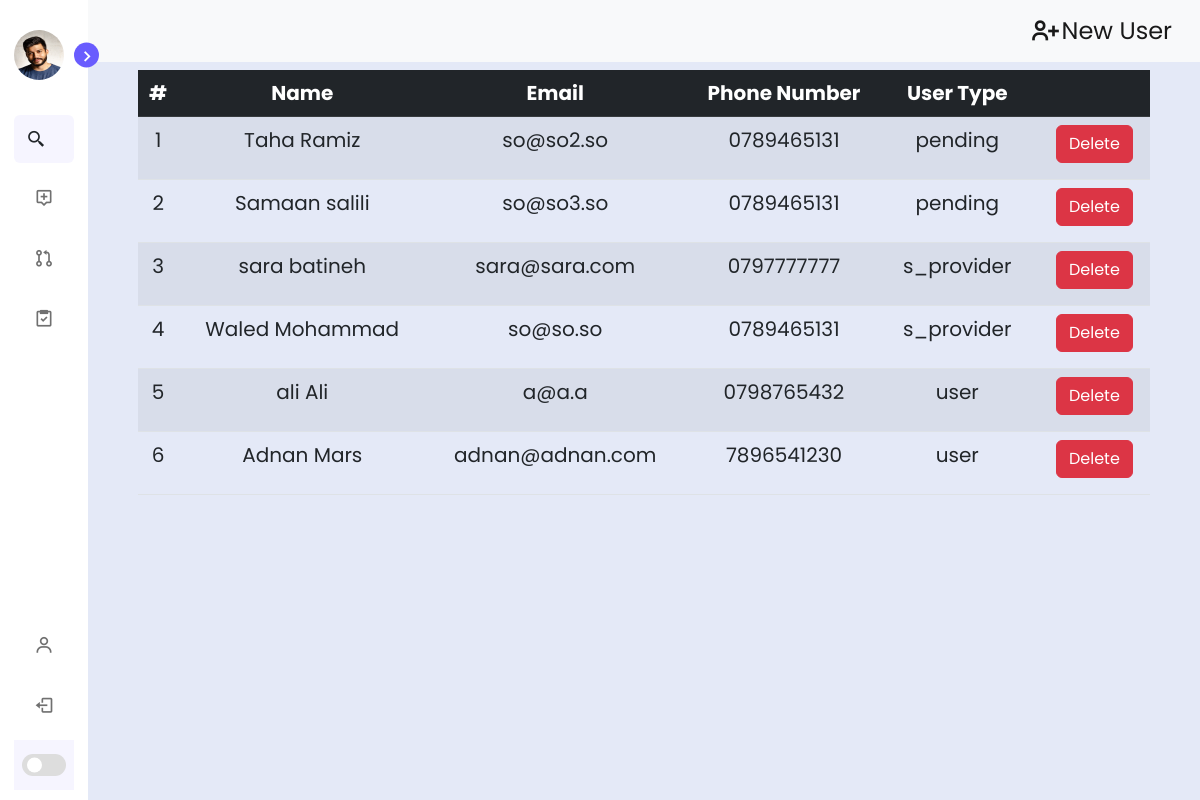
Page /Admin/users1.php (signed in) on the committed database.
### tables this page shows
CREATE TABLE `register` (
  `id` int(255) NOT NULL,
  `fname` varchar(255) NOT NULL,
  `lname` varchar(255) NOT NULL,
  `email` varchar(255) NOT NULL,
  `phone_number` varchar(255) NOT NULL,
  `password` varchar(255) NOT NULL,
  `user_type` varchar(50) NOT NULL DEFAULT 'user'
);

### Admin/users1.php (the view, shortened to what this page needs)
<?php
include "sidebar.php";
include '../processes/_addUser.php'
?>
<section class="home">
    <nav class="navbar navbar-light bg-light ">
        <div class="container-fluid d-flex justify-content-end">
            <a class="navbar-brand fs-4  d-flex align-items-center" href="#" data-bs-toggle="modal" data-bs-target="#exampleModal">
                <i class='bx bx-user-plus fs-2'></i>
                New User
            </a>
        </div>
    </nav>
    <div class="text">
        <table class="table table-striped text-center">
            <thead class="table-dark">
                <tr>
                    <th scope="col">#</th>
                    <th scope="col">Name</th>
                    <th scope="col">Email</th>
                    <th scope="col">Phone Number</th>
                    <th scope="col">User Type</th>
                    <th scope="col"></th>
                </tr>
            </thead>
            <tbody>
                <?php
                $sr = 1;
                $rows = mysqli_query($conn, "SELECT * FROM register ORDER BY user_type ASC");
                foreach ($rows as $row) :
                    if ($row['user_type'] !== 'admin') {
                ?>
                        <tr>
                            <td><?php echo $sr++ ?></td>
                            <td><?php echo $row['fname'] . ' ' . $row['lname']; ?></td>
                            <td><?php echo $row['email']; ?></td>
                            <td><?php echo $row['phone_number']; ?></td>
                            <td><?php echo $row['user_type']; ?></td>
                            <td>
                                <a href="../processes/_remove.php?id=<?php echo $row['id']; ?>" name="deleteUser" class="btn btn-danger mb-2 ms-2">Delete</a>
                            </td>
                        </tr>
                <?php }
                endforeach; ?>
            </tbody>
        </table>
    </div>
</section>
<?php include_once 'footer.php' ?>

### Admin/layout/css/style.css (style rules this page uses)
* { box-sizing: border-box; font-family: "Poppins", sans-serif; scroll-behavior: smooth; scroll-padding-top: 3rem; list-style: none; text-decoration: none; padding: 0; margin: 0; }
:root { --body-color: #e4e9f7; --sidebar-color: #fff; --primary-color: #695cfe; --primary-color-light: #f6f5ff; --toggle-color: #ddd; --text-color: #707070; }
body { height: 100vh; background: var(--body-color); transition: all 0.5s ease; }
.home { position: relative; left: 250px; height: 100vh; width: calc(100% - 250px); background: var(--body-color); transition: all 0.4s ease; }
.home .text { font-size: 20px; font-weight: 400; color: var(--text-color); padding: 8px 50px; }
.sidebar.close ~ .home { left: 88px; width: calc(100% - 88px); }

### rows in the picture
register: fname "Taha", lname "Ramiz", email "so@so2.so", phone_number "0789465131", user_type "pending"
register: fname "Samaan", lname "salili", email "so@so3.so", phone_number "0789465131", user_type "pending"
register: fname "sara", lname "batineh", email "sara@sara.com", phone_number "0797777777", user_type "s_provider"
register: fname "Waled", lname "Mohammad", email "so@so.so", phone_number "0789465131", user_type "s_provider"
register: fname "ali", lname "Ali", email "a@a.a", phone_number "0798765432", user_type "user"
register: fname "Adnan", lname "Mars", email "adnan@adnan.com", phone_number "7896541230", user_type "user"
